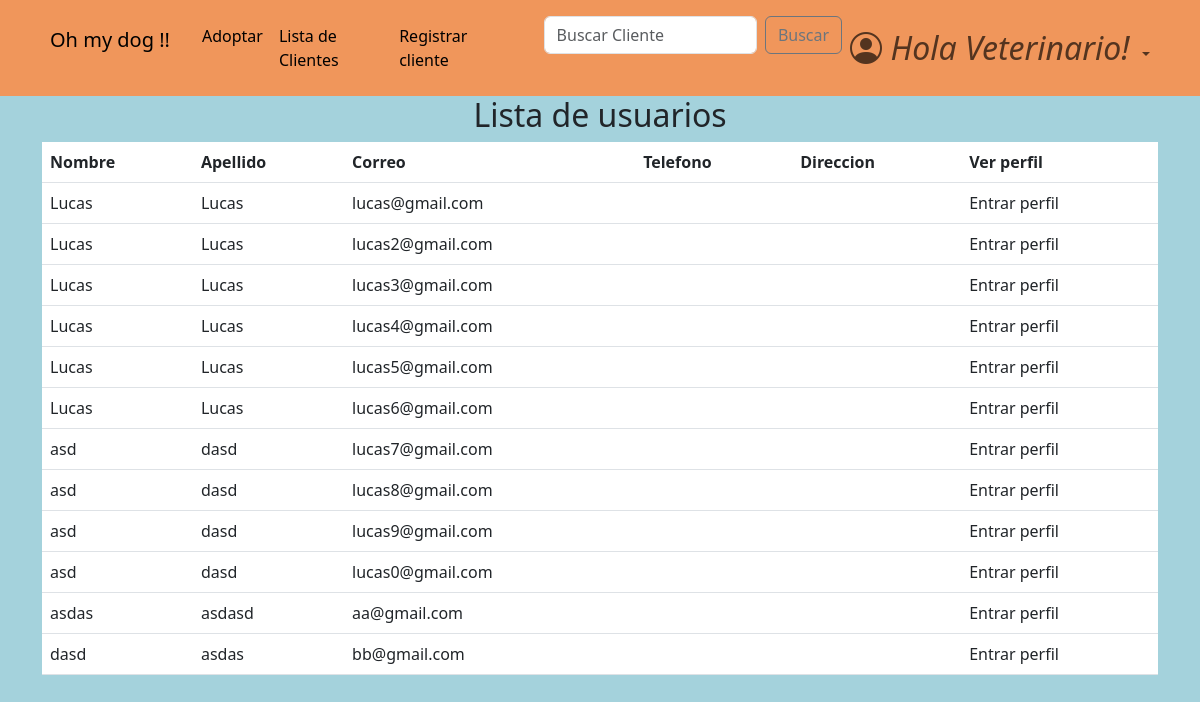
The app's page /accounts/list_users/ (signed in) with its own data.
### accounts/models.py (models this page shows, shortened)
class CustomUser(AbstractBaseUser, PermissionsMixin):
    email =                     models.EmailField(verbose_name="email", unique=True)    #.foreignKey ??
    name =                      models.CharField(max_length=25)   #slug es texto corto
    surname =                   models.CharField(max_length=30, blank=True, null=True)
    address =                   models.CharField(max_length=30, blank=True, null=True)
    telephone =                 models.SlugField(max_length=12, blank=True, null=True)
    is_active =                 models.BooleanField(default=True)
    is_staff =                  models.BooleanField(default=False)
    is_admin =                  models.BooleanField(default=False)
    last_login =                models.DateTimeField(verbose_name="last login", default=datetime.datetime.now)
    is_veterinario =            models.BooleanField(default=False)
    USERNAME_FIELD = "email"    #variable por la cual se ingresa, dice username pero seria como 'campo que representa el inicio de sesion'
    REQUIRED_FIELDS = ['name',]    #no permite registros si no tiene estos campos completos
    objects = CustomUserManager()

### accounts/views.py (the view)
# urls.py: path('list_users/', views.list_users, name='list_users'),
def list_users(request):
    if not request.user.is_authenticated:
        return redirect('login')
    if not request.user.is_veterinario:
        return redirect('home')
    users = CustomUser.objects.filter(is_veterinario=False, is_admin=False)
    return render(request, 'list_users.html', {'users': users})

### accounts/templates/list_users.html
{% extends 'home.html' %}
{% block content %}
<main>
    <div class="container">
        <div class="row">
            <div class="col-md-12">
                <h2 class="text-center">Lista de usuarios</h2>
                <table class="table table-hover">
                    <thead>
                        <tr>
                            <th>Nombre</th>
                            <th>Apellido</th>
                            <th>Correo</th>
                            <th>Telefono</th>
                            <th>Direccion</th>
                            <th>Ver perfil</th>
                        </tr>
                    </thead>
                    <tbody>
                        {% for user in users %}
                            <tr>
                                <td>{{ user.name }}</td>
                                <td>{{ user.surname }}</td>
                                <td>{{ user.email }}</td>
                                <td>{{ user.telephone }}</td>
                                <td>{{ user.address}}</td>
                                <td>
                                            <a class="dropdown-item" href="{% url 'profile' user.id %}">Entrar perfil</a>
                                </td>
                            </tr>
                        {% endfor %}
                    </tbody>
                </table>
            </div>
        </div>
    </div>
</main>
{% endblock content %}

### pages/static/css/styles.css (style rules this page uses)
html { box-sizing: border-box; font-size: 16px; scroll-behavior: smooth; }
body { margin: 0; padding: 0; overflow-x: hidden; background-color: #a4d2dc; }
a { text-decoration: none; }

### records on screen
CustomUser: name "Lucas", surname "Lucas", email "lucas@gmail.com"
CustomUser: name "Lucas", surname "Lucas", email "lucas2@gmail.com"
CustomUser: name "Lucas", surname "Lucas", email "lucas3@gmail.com"
CustomUser: name "Lucas", surname "Lucas", email "lucas4@gmail.com"
CustomUser: name "Lucas", surname "Lucas", email "lucas5@gmail.com"
CustomUser: name "Lucas", surname "Lucas", email "lucas6@gmail.com"
CustomUser: name "asd", surname "dasd", email "lucas7@gmail.com"
CustomUser: name "asd", surname "dasd", email "lucas8@gmail.com"
CustomUser: name "asd", surname "dasd", email "lucas9@gmail.com"
CustomUser: name "asd", surname "dasd", email "lucas0@gmail.com"
CustomUser: name "asdas", surname "asdasd", email "aa@gmail.com"
CustomUser: name "dasd", surname "asdas", email "bb@gmail.com"
